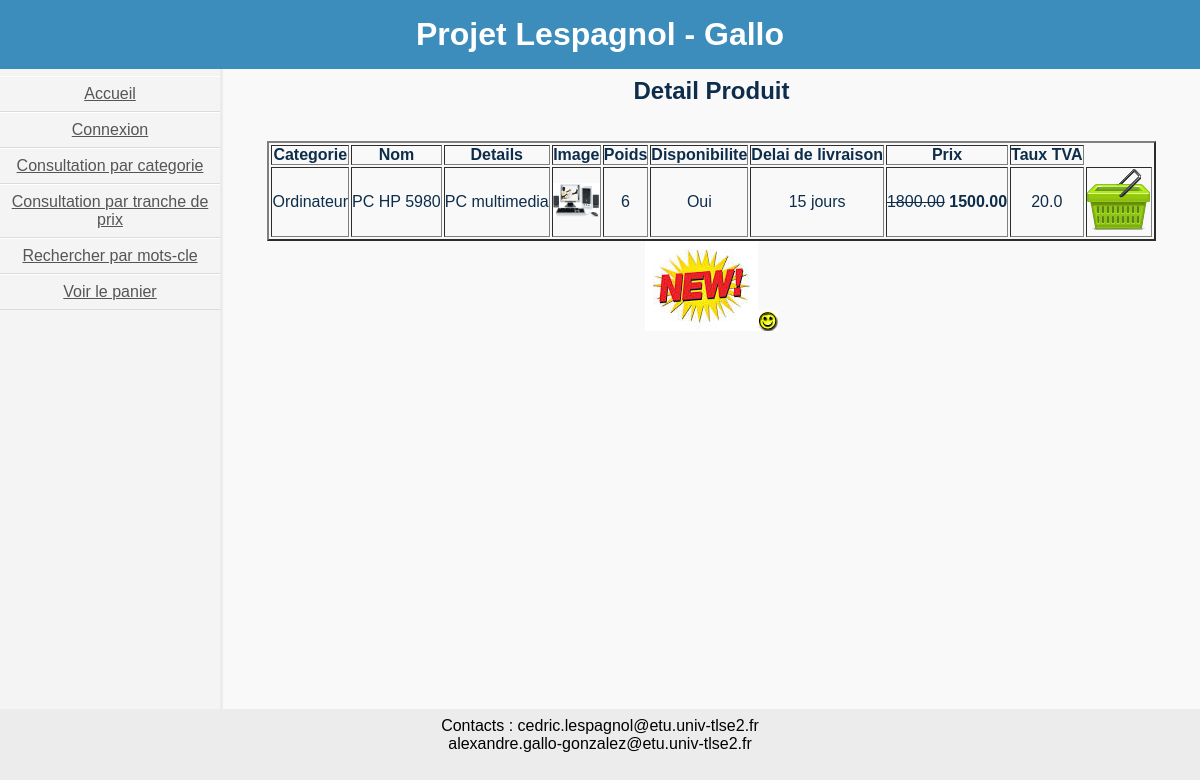
/v/DetailProd.php?idProd=302, run on the app's committed database.
### tables this page shows
CREATE TABLE Categorie
(
	idCat VARCHAR(3),
	nomCat VARCHAR(30),
	CONSTRAINT pk_Categorie PRIMARY KEY(idCat),
	CONSTRAINT ck_Categorie_nomCat_NN CHECK (nomCat is NOT NULL)
);

CREATE TABLE Produit
(
	idProd VARCHAR(5),
	idCat VARCHAR(3),
	nomProd VARCHAR(20),
	detailProd VARCHAR(25),
	imageProd VARCHAR(20),
	estNouveauProd TINYINT(1),
	estPromoProd TINYINT(1),
	estSelectProd TINYINT(1),
	poidsProd TINYINT(3),
	estDispoProd TINYINT(1),
	delaiProd VARCHAR(20),
	prixHTprod NUMERIC(7,2),
	prixHTpromoPro NUMERIC(7,2),
	tauxTVAprod NUMERIC(3,1),
	CONSTRAINT pk_Produit PRIMARY KEY(idProd),
	CONSTRAINT fk_Produit_idCat FOREIGN KEY(idCat) REFERENCES Categorie (idCat)
);

### v/DetailProd.php (the view, shortened to what this page needs)
<!DOCTYPE html>
<html>
<head>
	<link rel="stylesheet" href="./include/styles.css" />
</head>
<body>
	<?php
		include("./include/header.php");
    require_once("connect.inc.php");
	?>
	<div class="wrapper">
		<?php include("./include/menus.php"); ?>
		<section id="content">
        <h1>Detail Produit</h1>
        <BR/><BR/>
        <?php
              echo "<center><table align='center' border='2' >";
  						echo "<tr>";
              echo"<th>Categorie</th><th>Nom</th><th>Details</th><th>Image</th><th>Poids</th><th>Disponibilite</th><th>Delai de livraison</th><th>Prix</th><th>Taux TVA</th>";
              echo "</tr>";
                $result = $conn -> prepare("SELECT * FROM Produit WHERE idProd = ?");
                $result->execute(array($_GET["idProd"]));
                $donnees = $result->fetch(PDO::FETCH_ASSOC);
		              echo "<tr>";
                  $result2 = $conn -> prepare("SELECT nomCat FROM Categorie WHERE idCat = ?");
                  $result2->execute(array($donnees["idCat"]));
                  $donnees2 = $result2->fetch(PDO::FETCH_ASSOC);
                  echo "<td>".$donnees2['nomCat']."</td>";
                  echo "<td>".$donnees['nomProd']."</td>";
                  echo "<td>".$donnees['detailProd']."</td>";
                  echo "<td><img src=\"images/produits/".$donnees['imageProd']."\" border=\"0\" /></td>";
                  echo "<td>".$donnees['poidsProd']."</td>";
                  if($donnees['estDispoProd'] == 1){
                    echo "<td>Oui</td>";
                  } else {
                    echo "<td>Non</td>";
                  }
                  echo "<td>".$donnees['delaiProd']."</td>";
                  if($donnees['estPromoProd'] == 1){
                    echo "<td><s>".$donnees['prixHTprod']."</s>  <b>".$donnees['prixHTpromoPro']."</b></td>";
                  } else {
                    echo "<td>".$donnees['prixHTprod']."</td>";
                  }
                  echo "<td>".$donnees['tauxTVAprod']."</td>";
                  echo "<td><a href=\"AjouterPanier.php?idProd=$_GET[idProd]\"><img src=\"images/panier.png\" border=\"0\" /></a></td>";
                  echo"</tr>";
              echo "</table></center>";
              if($donnees['estNouveauProd'] == 1){
                echo"<img src=\"images/new.jpg\" border=\"0\" />";
              }
              if($donnees['estPromoProd'] == 1){
                echo"<img src=\"images/promotion.png\" border=\"0\" />";
              }
              echo "<BR/><BR/>";
			?>
		</section>
	</div>
	<?php include("./include/footer.php"); ?>
</body>
</html>

### v/include/styles.css (style rules this page uses)
* { margin: 0; padding: 0; }
html, body { height: 100%; font-family: sans-serif; background-color: #ECECEC; }
.wrapper { display: table; table-layout: fixed; width: 100%; height: 80%; background: #f9f9f9; }
section { display: table-cell; color: #0d2d4b; padding: 0.5em; text-align: center; background-color: #F9F9F9; }
td { text-align: center; }

### data on the page
categorie: nomCat "Ordinateur"
produit: nomProd "PC HP 5980", detailProd "PC multimedia", imageProd (picture), poidsProd "6", delaiProd "15 jours", prixHTprod "1800.00", prixHTpromoPro "1500.00", tauxTVAprod "20.0"
